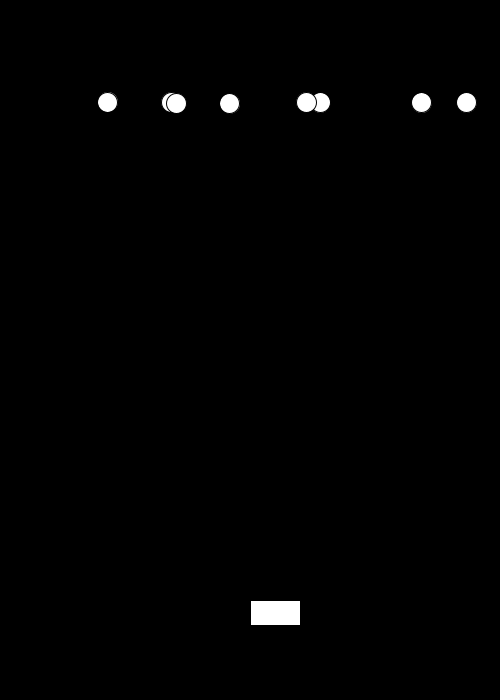
Frame 1 (no input)
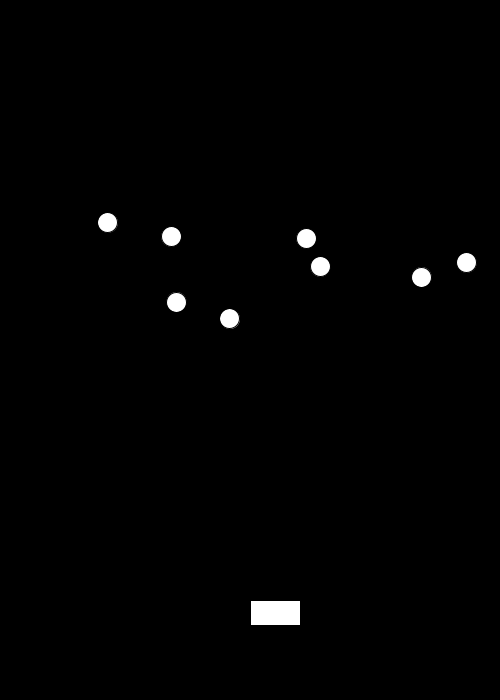
Frame 60 (the mouse pressed at the canvas centre just before this capture)
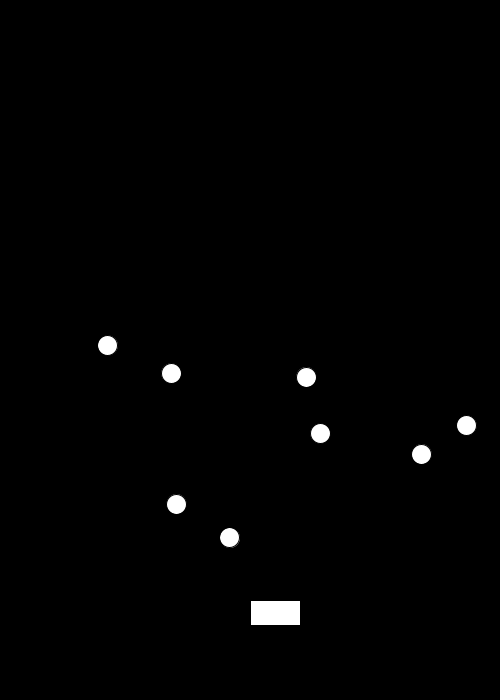
Frame 120 (the mouse held since frame 60 and released just before this capture)

The Processing sketch that drew these frames (run headless with seeded random() and noise(); from frame 60 on, the mouse is pressed at the canvas centre):

// Processing sketch: processing_133718
// ── processing_133718.pde

class Asteroid 
{
  float x = random(10, width -10);
  float y = 100;
  float radius = 20;
  float speed = random(2, 5);
}

class Ship
{
  float x = 250;
  float y = 600;
  float w = 50;
  float h = 25;
  float speed = 5;
}

boolean isLeftDown = false;
boolean isRightDown = false;

//Asteroid asteroid;
Asteroid[] asteroids = new Asteroid[8];
Ship player = new Ship();

void setup()
{
  size(500,700);
for (int i = 0; i < asteroids.length; i += 1)
{
  asteroids[i] = new Asteroid();
}
}

void draw()
{
  background(0);
  if (isRightDown == true)
  {
    player.x += 10;
  }
  if (isLeftDown == true)
  {
    player.x -= 10;
  }
  rect(player.x, player.y, player.w, player.h);
  for (int i = 0; i < asteroids.length; i += 1)
  {
  asteroids[i].y += asteroids[i].speed;
  //if (rectRectIntersect(player.x, player.y, player. w, player.y + player.h, asteroids[i].x, asteroid[i].y)
  
  ellipse(asteroids[i].x, asteroids[i].y, asteroids[i].radius, asteroids[i].radius);
  }
}

void keyPressed()
{
  if (key == CODED)
  {
    if (keyCode == LEFT)
    {
      isLeftDown = true;
    }
    if (keyCode == RIGHT)
    {
      isRightDown = true;
    }
  }
}

void keyReleased()
{
  if (key == CODED)
  {
    if (keyCode == LEFT)
    {
      isLeftDown = false;
    }
    if (keyCode == RIGHT)
    {
      isRightDown = false;
    }
  }
}

//boolean rectRectIntersect(float left, float right, float bottom, float otherLeft, float otherTop, float otherRight, float otherBottom 
//{
 // return :9(left > otherRight || right < otherLeft || top > otherBottom || bottom < otherTop);
//}
